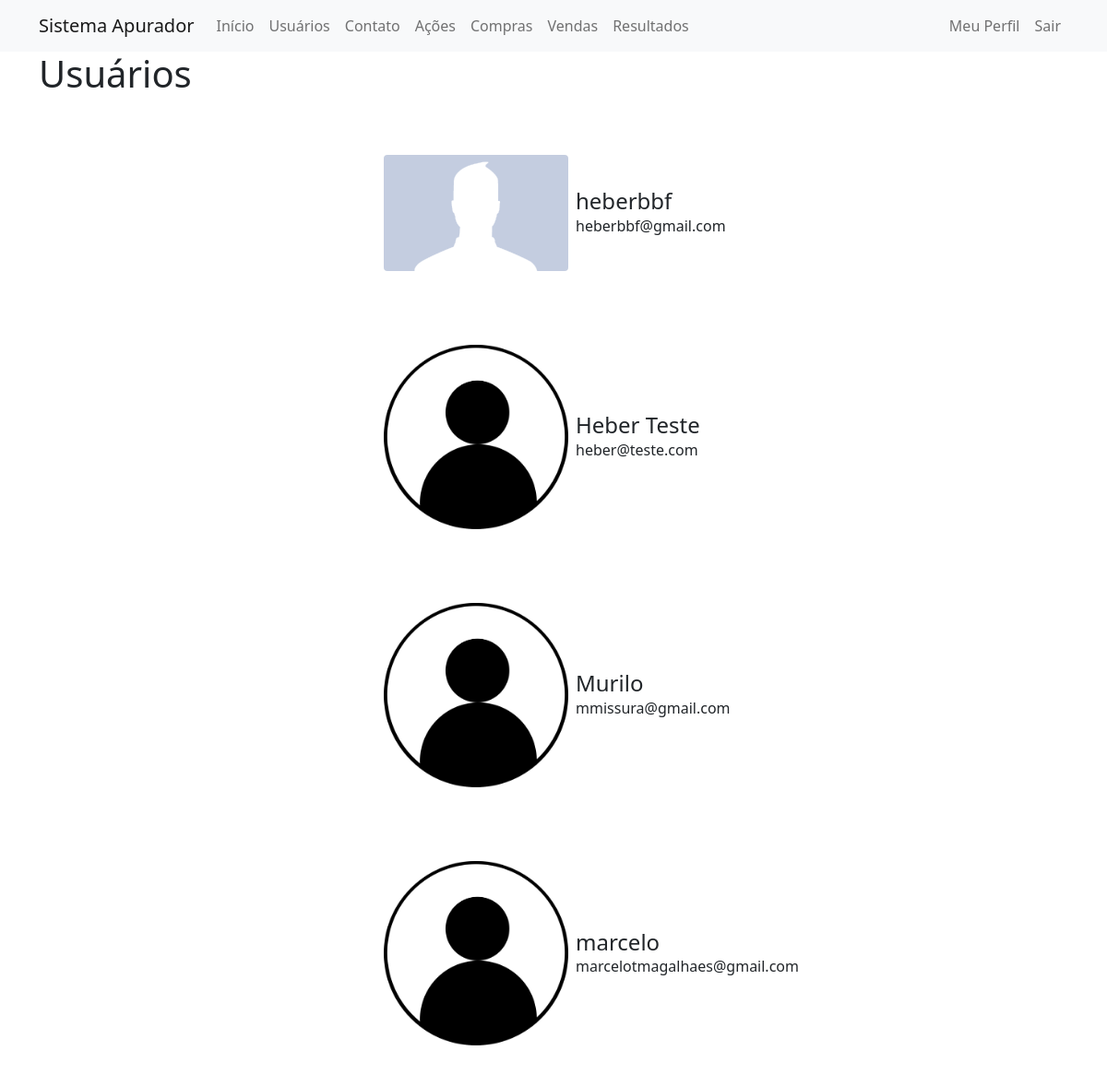
The app's page /usuarios (signed in) with its own data.
### app/models.py (models this page shows, shortened)
class Usuario(database.Model, UserMixin):
    id = database.Column(database.Integer, primary_key=True)
    username = database.Column(database.String, nullable=False)
    email = database.Column(database.String, nullable=False, unique=True)
    senha = database.Column(database.String, nullable=False)
    foto_perfil = database.Column(database.String, default='default.jpg')
    posts = database.relationship('Post', backref='autor', lazy=True)
    cursos = database.Column(database.String, nullable=False, default='Não Informado')
    compras = database.relationship('Compras', backref='autor', lazy=True)
    vendas = database.relationship('Vendas', backref='autor', lazy=True)
    apuracao = database.relationship('Apuracao', backref='autor', lazy=True)

### app/routes.py (the view)
@app.route('/usuarios')
@login_required
def usuarios():
    lista_usuarios = Usuario.query.all()
    return render_template('usuarios.html', lista_usuarios=lista_usuarios)

### app/models.py (called while the page is built)
@login_manager.user_loader
def load_usuario(id_usuario):
    return Usuario.query.get(int(id_usuario))

### app/templates/usuarios.html (shortened to what this page needs)
{% extends 'base.html' %}
{% block body %}
        <div class="container">
            <h1>Usuários</h1>
            {% for usuario in lista_usuarios %}
            <div class="container mt-5 d-flex justify-content-center">
                <div class="card p-3">
                    <div class="d-flex align-items-center">
                        <div class="image pe-2"> <img src="{{ url_for('static', filename='fotos_perfil/{}'.format(usuario.foto_perfil)) }}" class="rounded" width="200"> </div>
                        <div class="ml-3 w-100">
                            <h4 class="mb-0 mt-0">{{ usuario.username }}</h4> <span>{{ usuario.email }}</span>
                        </div>
                    </div>
                </div>
            </div>
            {% endfor %}
        </div>
{% endblock %}

### app/static/main.css (style rules this page uses)
.card { width: 400px; border: none; border-radius: 10px; background-color: #fff }

### records on screen
Usuario: foto_perfil (picture), username "heberbbf", email "heberbbf@gmail.com"
Usuario: foto_perfil (placeholder picture), username "Heber Teste", email "heber@teste.com"
Usuario: foto_perfil (placeholder picture), username "Murilo", email "mmissura@gmail.com"
Usuario: foto_perfil (placeholder picture), username "marcelo", email "marcelotmagalhaes@gmail.com"
